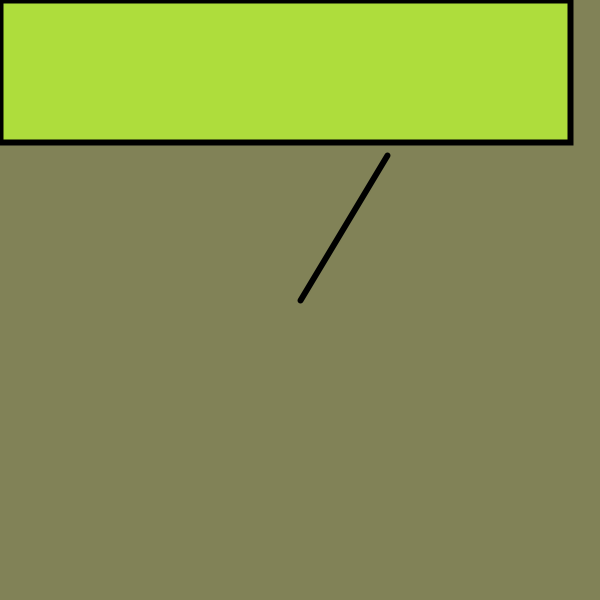
Frame 1 (no input)
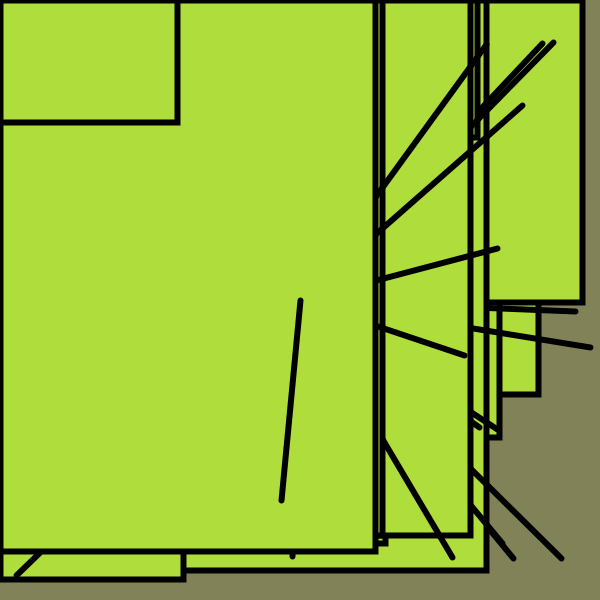
Frame 60 (the mouse pressed at the canvas centre just before this capture)
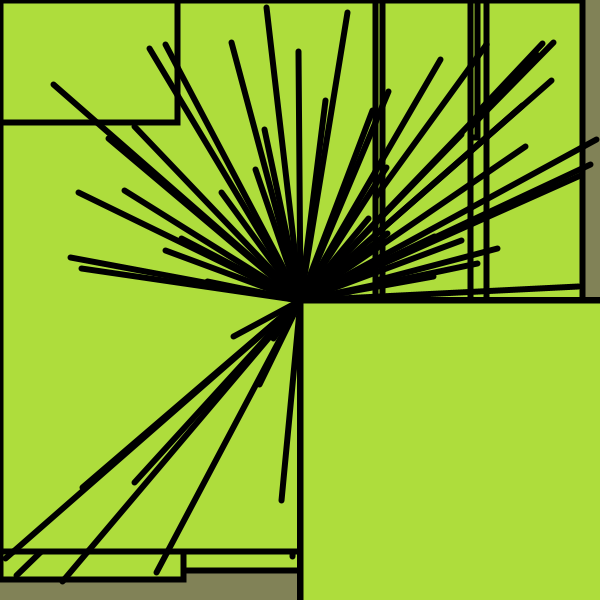
Frame 120 (the mouse held since frame 60 and released just before this capture)

The Processing sketch that drew these frames (run headless with seeded random() and noise(); from frame 60 on, the mouse is pressed at the canvas centre):

// Processing sketch: processing_20504
// ── processing_20504.pde





void setup(){
  background(129, 130, 87);
  noFill();
  strokeWeight(4);
  
size(600,600);
smooth();

strokeWeight(6);}

 

 void draw(){
   
     fill(174, 221, 60);

  for(int i = 0; i < 100; i++);


  
  line(width/2,height/2, random(width),random(height));

  rect(mouseX, mouseY, random(width), random(height));
 }
  
